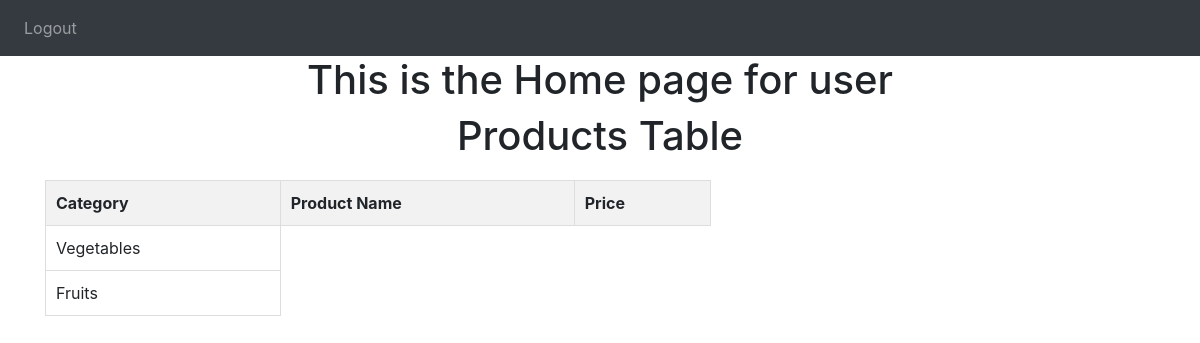
Before: /userhome with the older database file.
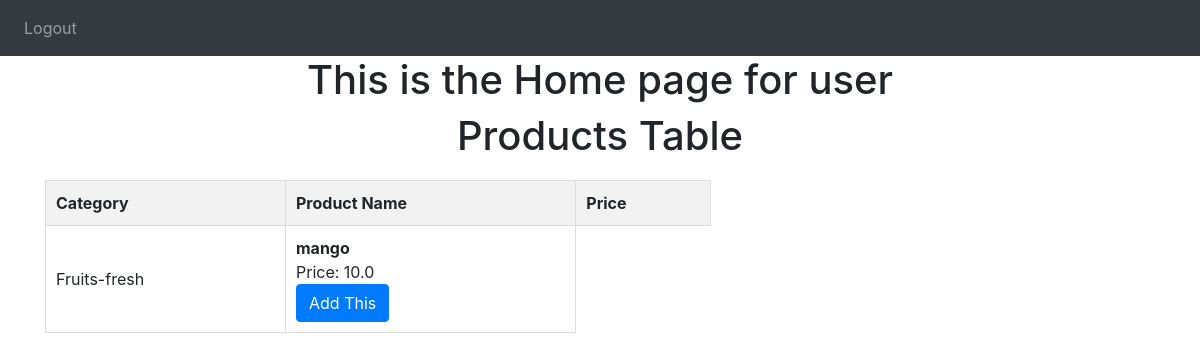
After: the same page with the newer database file.
### GroceryWebapp/models.py (models this page shows)
class Categories(db.Model,UserMixin):
    id=db.Column(db.Integer,primary_key=True)
    cat_name=db.Column(db.String(150),unique=True,nullable=False)

class Products(db.Model,UserMixin):
    id=db.Column(db.Integer,primary_key=True)
    product_name=db.Column(db.String(150),unique=True,nullable=False)
    manufacture=db.Column(db.String(150))
    expiry=db.Column(db.String(150))
    p_per_u=db.Column(db.Float,nullable=False)
    c_id = db.Column(db.Integer, db.ForeignKey("categories.id") ,nullable = False)

### GroceryWebapp/main.py (the view)
@main.route('/userhome')
def userhome():
    categories = Categories.query.all()
    for category in categories:
        category.products = Products.query.filter_by(c_id=category.id).all()
    return render_template('home_user.html', categories=categories)

### GroceryWebapp/templates/home_user.html (shortened to what this page needs)
{% extends "base.html" %} {% block head %} {{ super() }}
{% endblock %}
{% block nav %}
<nav class="navbar navbar-expand-lg navbar-dark bg-dark">
  <div class="collapse navbar-collapse" id="navbar">
    <div class="navbar-nav">
      <a class="nav-item nav-link" id="home" href="/">Logout</a>
    </div>
  </div>
</nav>
{% endblock %}
{% block content %}
<h1>This is the Home page for user</h1>
<!DOCTYPE html>
<html>
<head>
</head>
<body>
    <h1>Products Table</h1>
    <table>
        <tr>
            <th>Category</th>
            <th>Product Name</th>
            <th>Price</th>
        </tr>
        {% for category in categories %}
        <tr>
            <td>{{ category.cat_name }}</td>
            {% for product in category.products %}
            <td>
                <b>{{ product.product_name }}</b><br>
                Price: {{ product.p_per_u }}<br>
                <a href="{{url_for('main.addtocart', product_id=product.id)}}" class="btn btn-primary">Add This</a>
            </td>
            {% endfor %}
        </tr>
        {% endfor %}
    </table>
</body>
</html>
{% endblock %}

### GroceryWebapp/templates/base.html (shortened to what this page needs)
<!DOCTYPE html>
<html>
<head>{% block head %}
  <link rel="stylesheet" href="https://stackpath.bootstrapcdn.com/bootstrap/4.4.1/css/bootstrap.min.css"
 />
  <link rel="stylesheet" href="https://stackpath.bootstrapcdn.com/font-awesome/4.7.0/css/font-awesome.min.css"
 />
  {% endblock %}
</head>
<body>
  {% block nav %}{% endblock %}
  <div class="container">
    {% block content %}
    {% endblock %}
  </div>
</body>

### GroceryWebapp/templates/home_user.html (style rules this page uses)
h1 { text-align: center; }
table { width: 60%; border-collapse: collapse; margin-top: 20px; }
th, td { border: 1px solid #ddd; padding: 10px; text-align: left; }
th { background-color: #f2f2f2; }

Changed rows visible on the page:
removed Categories: cat_name "Vegetables"
removed Categories: cat_name "Fruits"
added Categories: cat_name "Fruits-fresh"
added Products: product_name "mango", p_per_u "10.0"
